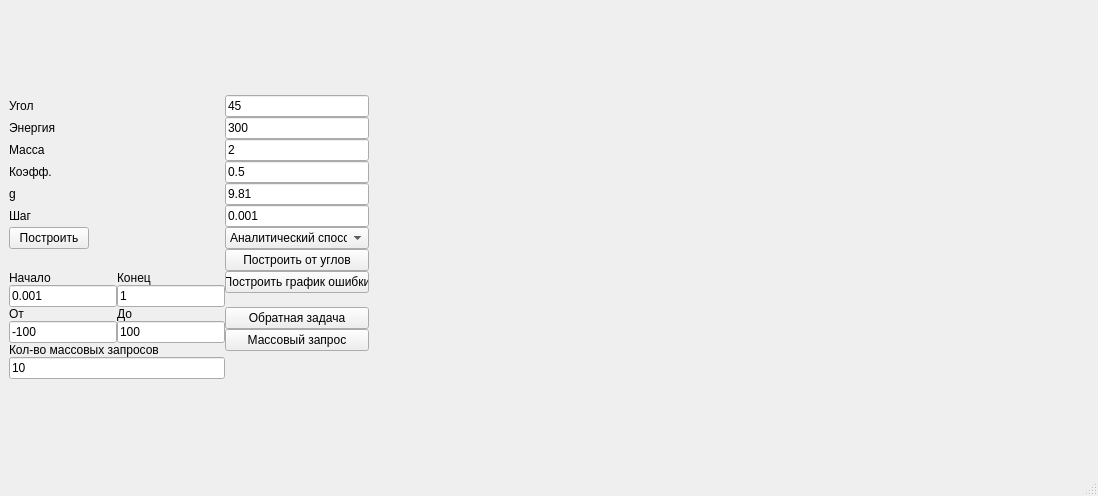
<?xml version="1.0" encoding="UTF-8"?>
<ui version="4.0">
 <class>MainWindow</class>
 <widget class="QMainWindow" name="MainWindow">
  <property name="geometry">
   <rect>
    <x>0</x>
    <y>0</y>
    <width>1098</width>
    <height>496</height>
   </rect>
  </property>
  <property name="windowTitle">
   <string>MainWindow</string>
  </property>
  <widget class="QWidget" name="centralwidget">
   <layout class="QGridLayout" name="gridLayout_2">
    <item row="0" column="0">
     <layout class="QHBoxLayout" name="lay" stretch="1,2">
      <property name="spacing">
       <number>0</number>
      </property>
      <property name="sizeConstraint">
       <enum>QLayout::SetNoConstraint</enum>
      </property>
      <property name="topMargin">
       <number>0</number>
      </property>
      <property name="rightMargin">
       <number>0</number>
      </property>
      <property name="bottomMargin">
       <number>0</number>
      </property>
      <item>
       <layout class="QFormLayout" name="formLayout">
        <property name="sizeConstraint">
         <enum>QLayout::SetNoConstraint</enum>
        </property>
        <property name="formAlignment">
         <set>Qt::AlignLeading|Qt::AlignLeft|Qt::AlignTop</set>
        </property>
        <item row="2" column="0">
         <widget class="QLabel" name="label_3">
          <property name="text">
           <string>Угол</string>
          </property>
         </widget>
        </item>
        <item row="2" column="1">
         <widget class="QLineEdit" name="axisLine">
          <property name="text">
           <string>45</string>
          </property>
         </widget>
        </item>
        <item row="3" column="0">
         <widget class="QLabel" name="label_2">
          <property name="text">
           <string>Энергия</string>
          </property>
         </widget>
        </item>
        <item row="3" column="1">
         <widget class="QLineEdit" name="energyLine">
          <property name="styleSheet">
           <string notr="true"/>
          </property>
          <property name="text">
           <string>300</string>
          </property>
         </widget>
        </item>
        <item row="4" column="0">
         <widget class="QLabel" name="label_4">
          <property name="text">
           <string>Масса</string>
          </property>
         </widget>
        </item>
        <item row="4" column="1">
         <widget class="QLineEdit" name="massLine">
          <property name="text">
           <string>2</string>
          </property>
         </widget>
        </item>
        <item row="5" column="0">
         <widget class="QLabel" name="label_5">
          <property name="text">
           <string>Коэфф.</string>
          </property>
         </widget>
        </item>
        <item row="5" column="1">
         <widget class="QLineEdit" name="kLine">
          <property name="text">
           <string>0.5</string>
          </property>
         </widget>
        </item>
        <item row="6" column="0">
         <widget class="QLabel" name="label_6">
          <property name="text">
           <string>g</string>
          </property>
         </widget>
        </item>
        <item row="6" column="1">
         <widget class="QLineEdit" name="gLine">
          <property name="text">
           <string>9.81</string>
          </property>
         </widget>
        </item>
        <item row="7" column="0">
         <widget class="QLabel" name="label_7">
          <property name="text">
           <string>Шаг</string>
          </property>
         </widget>
        </item>
        <item row="7" column="1">
         <widget class="QLineEdit" name="stepLine">
          <property name="text">
           <string>0.001</string>
          </property>
         </widget>
        </item>
        <item row="8" column="0">
         <widget class="QPushButton" name="buildPlot">
          <property name="text">
           <string>Построить</string>
          </property>
         </widget>
        </item>
        <item row="8" column="1">
         <widget class="QComboBox" name="modeBox">
          <item>
           <property name="text">
            <string>Аналитический способ</string>
           </property>
          </item>
          <item>
           <property name="text">
            <string>Рунге-Кутты</string>
           </property>
          </item>
          <item>
           <property name="text">
            <string>Аддамс</string>
           </property>
          </item>
         </widget>
        </item>
        <item row="9" column="1">
         <widget class="QPushButton" name="buildAxisPlot">
          <property name="text">
           <string>Построить от углов</string>
          </property>
         </widget>
        </item>
        <item row="10" column="0">
         <layout class="QHBoxLayout" name="horizontalLayout">
          <item>
           <layout class="QVBoxLayout" name="verticalLayout">
            <item>
             <widget class="QLabel" name="label">
              <property name="text">
               <string>Начало</string>
              </property>
             </widget>
            </item>
            <item>
             <widget class="QLineEdit" name="startLineEdit">
              <property name="text">
               <string>0.001</string>
              </property>
             </widget>
            </item>
           </layout>
          </item>
          <item>
           <layout class="QVBoxLayout" name="verticalLayout_2">
            <item>
             <widget class="QLabel" name="label_8">
              <property name="text">
               <string>Конец</string>
              </property>
             </widget>
            </item>
            <item>
             <widget class="QLineEdit" name="endLineEdit">
              <property name="text">
               <string>1</string>
              </property>
             </widget>
            </item>
           </layout>
          </item>
         </layout>
        </item>
        <item row="10" column="1">
         <widget class="QPushButton" name="errorButton">
          <property name="text">
           <string>Построить график ошибки</string>
          </property>
         </widget>
        </item>
        <item row="11" column="0">
         <layout class="QVBoxLayout" name="verticalLayout_5">
          <item>
           <layout class="QHBoxLayout" name="horizontalLayout_2">
            <item>
             <layout class="QVBoxLayout" name="verticalLayout_4">
              <item>
               <widget class="QLabel" name="label_10">
                <property name="text">
                 <string>От</string>
                </property>
               </widget>
              </item>
              <item>
               <widget class="QLineEdit" name="fromLine">
                <property name="text">
                 <string>-100</string>
                </property>
               </widget>
              </item>
             </layout>
            </item>
            <item>
             <layout class="QVBoxLayout" name="verticalLayout_3">
              <item>
               <widget class="QLabel" name="label_9">
                <property name="text">
                 <string>До</string>
                </property>
               </widget>
              </item>
              <item>
               <widget class="QLineEdit" name="toLine">
                <property name="text">
                 <string>100</string>
                </property>
               </widget>
              </item>
             </layout>
            </item>
           </layout>
          </item>
          <item>
           <widget class="QLabel" name="label_11">
            <property name="text">
             <string>Кол-во массовых запросов</string>
            </property>
           </widget>
          </item>
          <item>
           <widget class="QLineEdit" name="massReverseLine">
            <property name="text">
             <string>10</string>
            </property>
           </widget>
          </item>
         </layout>
        </item>
        <item row="11" column="1">
         <layout class="QVBoxLayout" name="verticalLayout_6">
          <item>
           <widget class="QPushButton" name="reverseButton">
            <property name="text">
             <string>Обратная задача</string>
            </property>
           </widget>
          </item>
          <item>
           <widget class="QPushButton" name="massReverseButton">
            <property name="text">
             <string>Массовый запрос</string>
            </property>
           </widget>
          </item>
         </layout>
        </item>
       </layout>
      </item>
      <item>
       <layout class="QVBoxLayout" name="vertLay">
        <property name="sizeConstraint">
         <enum>QLayout::SetNoConstraint</enum>
        </property>
       </layout>
      </item>
     </layout>
    </item>
   </layout>
  </widget>
  <widget class="QMenuBar" name="menubar">
   <property name="geometry">
    <rect>
     <x>0</x>
     <y>0</y>
     <width>1098</width>
     <height>22</height>
    </rect>
   </property>
  </widget>
  <widget class="QStatusBar" name="statusbar"/>
 </widget>
 <resources/>
 <connections/>
</ui>
